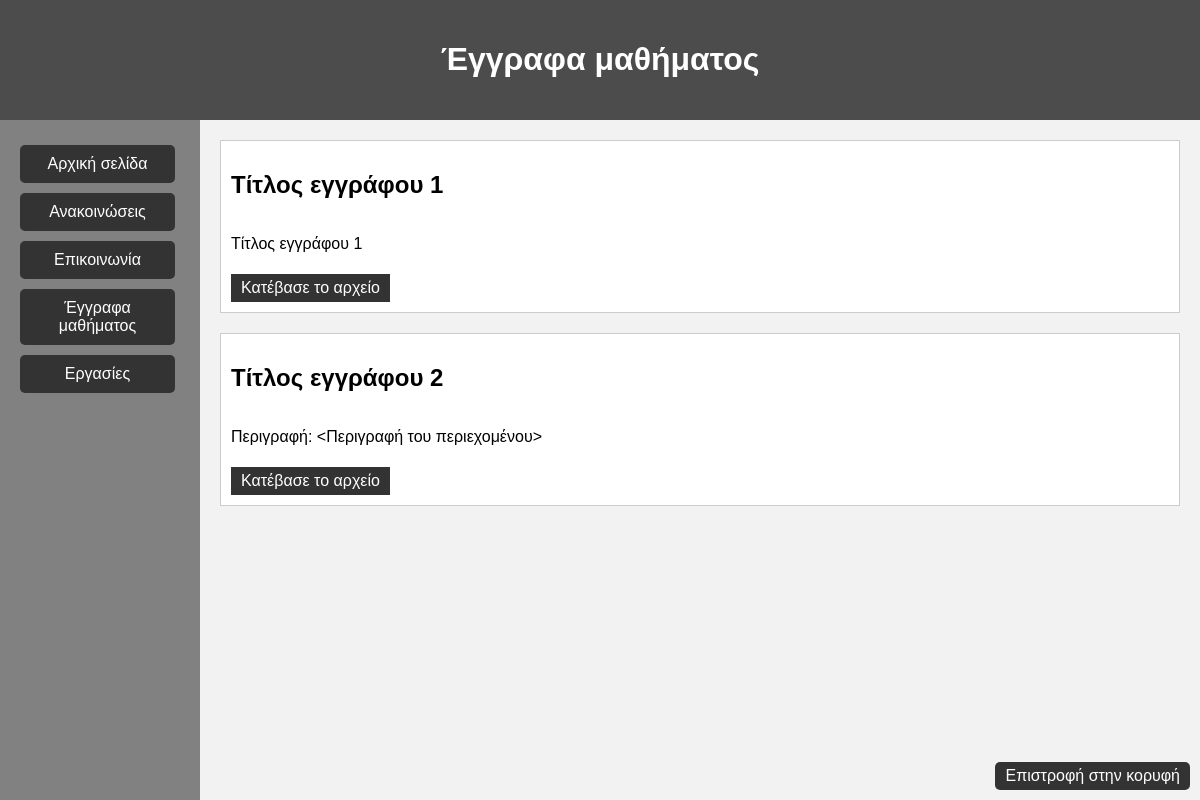
The page /documents.php on the database its author committed.
### tables this page shows
CREATE TABLE `documents` (
  `id` int(11) NOT NULL,
  `title` varchar(255) NOT NULL,
  `description` text,
  `filename` varchar(255) NOT NULL
);

### documents.php (the view, shortened to what this page needs)
<?php
$db = new mysqli('localhost', 'root', '', 'my webpage');
$query = "SELECT id, title, description, filename FROM documents";
$result = $db->query($query);
?>
<!DOCTYPE html>
<html lang="el">
<head>
  <link rel="stylesheet" href="style.css" />
</head>
<body>
  <div id="title-container">
    <h1>Έγγραφα μαθήματος</h1>
  </div>
  <div id="content-container">
    <div id="sidebar">
      <div id="nav">
        <a href="index.php" class="button">Αρχική σελίδα</a>
        <a href="announcement.php" class="button">Ανακοινώσεις</a>
        <a href="communication.php" class="button">Επικοινωνία</a>
        <a href="documents.php" class="button">Έγγραφα μαθήματος</a>
        <a href="homework.php" class="button">Εργασίες</a>
      </div>
    </div>
    <div id="main-content">
      <?php
      if ($result && $result->num_rows > 0) {
        while ($row = $result->fetch_assoc()) {
          echo "<div class='document'>";
          echo "<div class='document-header'>";
          echo "<div class='document-title'><h2>" . htmlspecialchars($row['title']) . "</h2></div>";
          echo "</div>";
          echo "<p>" . htmlspecialchars($row['description']) . "</p>";
          echo "<a href='documents/" . htmlspecialchars($row['filename']) . "' download>Κατέβασε το αρχείο</a>";
          echo "</div>";
        }
      } else {
        echo "<p>No documents found.</p>";
      }
      ?>
    </div>
    <a href="#top" class="top-link">Επιστροφή στην κορυφή</a>
  </div>
</body>
</html>

### style.css (style rules this page uses)
body, html { margin: 0; padding: 0; min-height: 100%; position: relative; font-family: Arial, sans-serif; background-color: #e7e7e7; display: flex; flex-direction: column; min-height: 100vh; }
#title-container { background-color: #4c4c4c; text-align: center; padding: 20px; color: white; }
#content-container { display: flex; flex: 1; }
#sidebar { background-color: #818181; width: 200px; padding: 20px; box-sizing: border-box; }
#main-content { flex-grow: 1; padding: 20px; background-color: #f2f2f2; box-sizing: border-box; }
.top-link { background-color: #333; color: white; padding: 5px 10px; border-radius: 5px; text-decoration: none; position: fixed; right: 10px; bottom: 10px; }
#nav a.button { display: block; margin-bottom: 10px; text-align: center; background-color: #333; color: #fff; padding: 10px 20px; text-decoration: none; border-radius: 5px; transition: background-color 0.3s; }
.announcement, .document, .homework, .communication-method { background-color: #fff; border: 1px solid #ccc; padding: 10px; margin-bottom: 20px; }
#footer a, .communication-method a, .document a, .homework a { color: #fff; text-decoration: none; display: inline-block; padding: 5px 10px; background-color: #333; margin-top: 5px; }
.button { display: inline-flex; align-items: center; justify-content: center; padding: 10px 20px; margin: 5px 0; margin-right: 5px; background-color: #333; color: #fff; text-align: center; text-decoration: none; border-radius: 5px; transition: background-color 0.3s; }
.announcement-header, .document-header, .homework-header { display: flex; align-items: center; gap: 10px; }
.announcement-title, .document-title, .homework-title { margin-right: 10px; }

### rows shown on the page
documents: title "Τίτλος εγγράφου 1", description "Τίτλος εγγράφου 1"
documents: title "Τίτλος εγγράφου 2", description "Περιγραφή: <Περιγραφή του περιεχομένου>"
